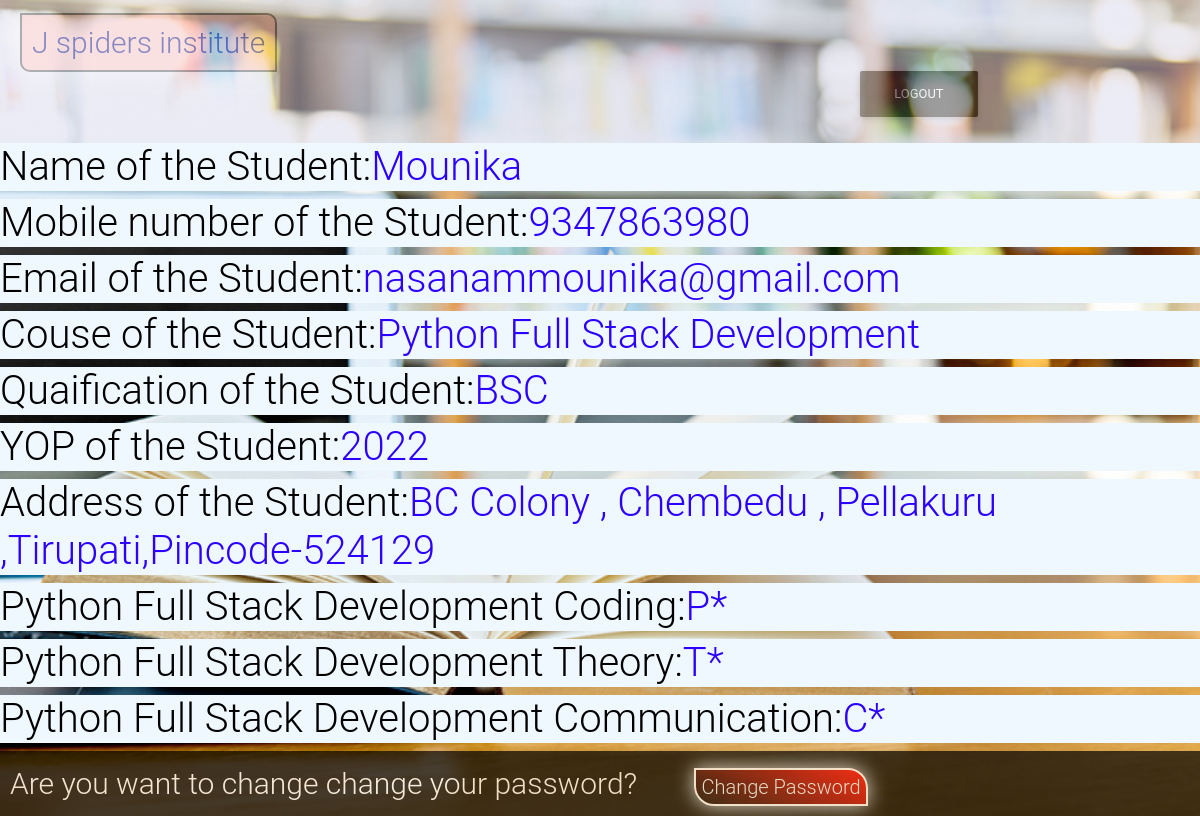
The app's page /student_data/ (signed in) with its own data.
### app/models.py (models this page shows, shortened)
class StudentData(models.Model):
    Name=models.CharField(max_length=50,default="maha")
    username=models.OneToOneField(User,on_delete=models.CASCADE)
    cname=models.ForeignKey(Course,on_delete=models.CASCADE)
    YOP=models.ForeignKey(Year,on_delete=models.CASCADE)
    HighestQualification=models.ForeignKey(Qualification,on_delete=models.Model)
    address=models.TextField()

class Course(models.Model):
    cname=models.CharField(max_length=100)
    def __str__(self):
        return self.cname

class Qualification(models.Model):
    HighestQualification=models.CharField(max_length=100)
    def __str__(self) -> str:
        return self.HighestQualification

class Year(models.Model):
    year=models.IntegerField()
    def __str__(self):
        return str(self.year)

class StudentRating(models.Model):
    username=models.ForeignKey(User,on_delete=models.CASCADE)
    cname=models.CharField(max_length=100)
    coding=models.CharField(max_length=100)
    theory=models.CharField(max_length=100)
    comminication=models.CharField(max_length=100)

### app/views.py (the view, shortened to what this page needs)
# urls.py: path('student_data/',student_data,name='student_data'),
@login_required
def student_data(request):
    if request.session.get('username'):
        username=request.session.get('username')
        UFO=User.objects.get(username=username)
        try:
            SFO=StudentData.objects.get(username=UFO)
        except:
            return HttpResponse(" <h1>Sorry sir this is invalid username/password</h1>")
        RF=StudentRating.objects.filter(username=UFO)
        CO=Course.objects.all()
        TO=Theory.objects.all()
        CMO=Comunication.objects.all()
        COD=Coding.objects.all()
        print(SFO.cname)
    d={'username':username,'UFO':UFO,'SFO':SFO,'CO':CO,'TO':TO,'CMO':CMO,'COD':COD,'RF':RF}
    return render(request,'student_data.html',d)

### templates/student_data.html (shortened to what this page needs)
{%  load static %}
<!DOCTYPE html>
<html lang="en">
<head>
    <link rel="stylesheet" href="{% static 'css/mypython.css' %}">
    <link rel="stylesheet" href="{% static 'css/bootstrap.css' %}">
    <link rel="stylesheet" href="{% static 'css/mdb.css' %}">
</head>
<body>
  <header id="two"  style="background-color: rgb(218, 218, 237); opacity:50% !important;">
    <span id="three">J spiders institute</span>
     <div id="anchortags">
      {% if user.username == 'Harshad' %}
      <a href="{% url 'admin:index' %}" class=" one btn btn-dark">Admin</a>
      <a href="{% url 'user_logout' %}" class=" one btn btn-dark">Logout</a>
      {% else %}
     <a href="{% url 'user_logout' %}" class=" one btn btn-dark">Logout</a>
     {% endif %}
          </div>
 </header>
{% if user.username == 'Harshad' %}
  <center><h1 id="one">Welcome  mr/ms {{username}}</h1></center>
  <div id="formdiv">
  <form action="" method="POST" id="update">
    {% csrf_token %}
    <label for="username">Enter Mobile number:</label>
    <input type="text" name="username" id="username" placeholder="Enter StudentName" >
    <label for="course">Select Your Course:</label>
    <select name="course" id="course">
        {% for a in CO %}
        <option value="{{a}}">{{a.cname}}</option>
        {% endfor %}
    </select>
    <label for="coding">Coding rating:</label>
    <select name="coding" id="coding">
        {% for a in COD %}
        <option value="{{a}}">{{a.coding}}</option>
        {% endfor %}
    </select>
    <label for="theory">Theory Rating:</label>
    <select name="theory" id="theory">
        {% for a in TO %}
        <option value="{{a}}">{{a.theory}}</option>
        {% endfor %}
    </select>
    <label for="comu">Communication rating:</label>
    <select name="comu" id="comu">
        {% for a in CMO %}
        <option value="{{a}}">{{a.comminication}}</option>
        {% endfor %}
    </select>
    <br><br>
    <input type="submit" id="display" value="Submit">
  </form>
  </div>
{% else %}
<h1 class="tata"><span class="activedata">Name of the Student:</span>{{SFO.Name}}</h1>
  <h1 class="tata"><span class="activedata">Mobile number  of the Student:</span>{{UFO.username}}</h1>
  <h1 class="tata"><span class="activedata">Email of the Student:</span>{{UFO.email}}</h1>
  <h1 class="tata"><span class="activedata">Couse of the Student:</span>{{SFO.cname}}</h1>
  <h1 class="tata"><span class="activedata">Quaification of the Student:</span>{{SFO.HighestQualification}}</h1>
  <h1 class="tata"><span class="activedata">YOP of the Student:</span>{{SFO.YOP}}</h1>
  <h1 class="tata"><span class="activedata">Address of the Student:</span>{{SFO.address}}</h1>
  {% for a in RF %}
      <h1 class="tata"><span class="activedata">{{SFO.cname}} Coding:</span>{{a.coding}}</h1>
      <h1 class="tata"><span class="activedata">{{SFO.cname}} Theory:</span>{{a.theory}}</h1>
      <h1 class="tata"><span class="activedata">{{SFO.cname}} Communication:</span>{{a.comminication}}</h1>
  {% endfor %}
{% endif %}
  <span style="color: white; font-size:30px; background:black; opacity:70%; display:block; padding:10px;">Are you want to change change your password? <a href="{% url 'change_password' %}" id="display" style="padding: 5px; box-shadow:0px 0px 20px rgb(230, 242, 255) ;">Change Password</a> </span>
</body>
</html>

### static/css/mypython.css (style rules this page uses)
#two { background-color: rgb(255, 188, 188); padding: 20px; opacity: 70%; }
#three { background: rgb(247, 198, 198); color: rgb(21, 21, 138); padding: 10px; border-radius: 0px 10px 0px 10px; border: 2px solid rgb(95, 93, 107); margin-top: 20px; margin-bottom: 20px; font-size: 30px; box-shadow: -5px -5px 30px whitesmoke; margin-top: 500px; }
div { display: inline; width:100%; margin-left: 790px; }
.one { flex-direction: center; margin-right: 20px; align-content: center; justify-content: center; opacity: 85%; }
#display { background:linear-gradient(30deg,rgb(0, 0, 0),red); color:aliceblue; font-size: 20px; padding:3px; border: 2px solid white; border-radius: 0px 20px 0px 20px; width: 200px; box-shadow: 0px 0px 20px whitesmoke; margin-bottom: 30px; }

### records on screen
StudentData: Name "Mounika", cname "Python Full Stack Development", HighestQualification "BSC", YOP "2022", address "BC Colony , Chembedu , Pellakuru ,Tirupati,Pincode-524129"
StudentRating: coding "P*", theory "T*", comminication "C*"

### other values on screen
{{ UFO.username }} "9347863980"
{{ UFO.email }} "nasanammounika@gmail.com"
